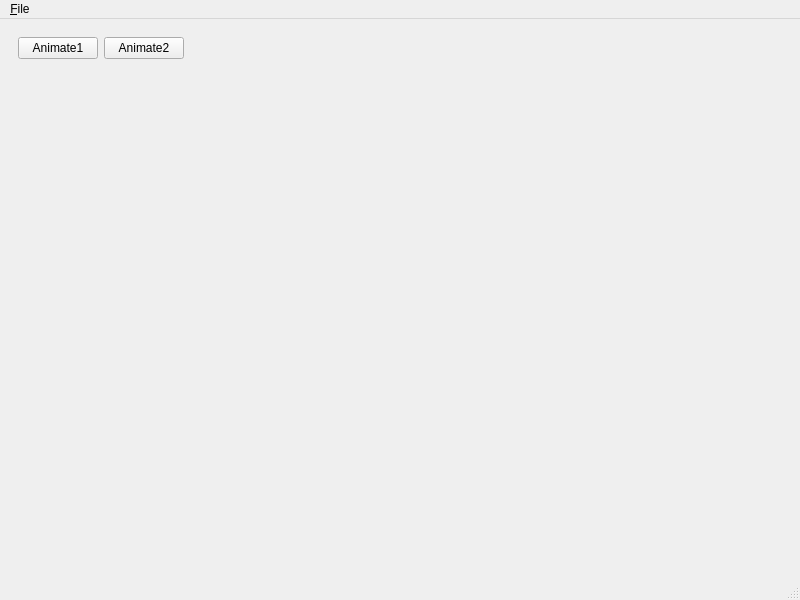
<?xml version="1.0" encoding="UTF-8"?>
<ui version="4.0">
 <class>MainWindow</class>
 <widget class="QMainWindow" name="MainWindow">
  <property name="geometry">
   <rect>
    <x>0</x>
    <y>0</y>
    <width>800</width>
    <height>600</height>
   </rect>
  </property>
  <property name="windowTitle">
   <string>MainWindow</string>
  </property>
  <widget class="QWidget" name="centralwidget">
   <layout class="QVBoxLayout" name="verticalLayout">
    <item>
     <widget class="QWidget" name="buttonBar" native="true">
      <layout class="QHBoxLayout" name="horizontalLayout">
       <item>
        <widget class="QPushButton" name="button1">
         <property name="text">
          <string>Animate1</string>
         </property>
        </widget>
       </item>
       <item>
        <widget class="QPushButton" name="button2">
         <property name="text">
          <string>Animate2</string>
         </property>
        </widget>
       </item>
       <item>
        <spacer name="horizontalSpacer">
         <property name="orientation">
          <enum>Qt::Horizontal</enum>
         </property>
         <property name="sizeHint" stdset="0">
          <size>
           <width>589</width>
           <height>17</height>
          </size>
         </property>
        </spacer>
       </item>
      </layout>
     </widget>
    </item>
    <item>
     <widget class="OpenGlViewer" name="widget" native="true">
      <property name="sizePolicy">
       <sizepolicy hsizetype="Preferred" vsizetype="Expanding">
        <horstretch>0</horstretch>
        <verstretch>0</verstretch>
       </sizepolicy>
      </property>
     </widget>
    </item>
   </layout>
  </widget>
  <widget class="QMenuBar" name="menubar">
   <property name="geometry">
    <rect>
     <x>0</x>
     <y>0</y>
     <width>800</width>
     <height>23</height>
    </rect>
   </property>
   <widget class="QMenu" name="menuFile">
    <property name="title">
     <string>&amp;File</string>
    </property>
    <addaction name="actionExit"/>
   </widget>
   <addaction name="menuFile"/>
  </widget>
  <widget class="QStatusBar" name="statusbar"/>
  <action name="actionExit">
   <property name="text">
    <string>Exit</string>
   </property>
  </action>
 </widget>
 <customwidgets>
  <customwidget>
   <class>OpenGlViewer</class>
   <extends>QWidget</extends>
   <header>openglviewer.h</header>
   <container>1</container>
   <slots>
    <slot>animate1()</slot>
    <slot>animate2()</slot>
   </slots>
  </customwidget>
 </customwidgets>
 <resources/>
 <connections>
  <connection>
   <sender>actionExit</sender>
   <signal>triggered()</signal>
   <receiver>MainWindow</receiver>
   <slot>close()</slot>
   <hints>
    <hint type="sourcelabel">
     <x>-1</x>
     <y>-1</y>
    </hint>
    <hint type="destinationlabel">
     <x>399</x>
     <y>299</y>
    </hint>
   </hints>
  </connection>
  <connection>
   <sender>button1</sender>
   <signal>pressed()</signal>
   <receiver>widget</receiver>
   <slot>animate1()</slot>
   <hints>
    <hint type="sourcelabel">
     <x>57</x>
     <y>53</y>
    </hint>
    <hint type="destinationlabel">
     <x>399</x>
     <y>324</y>
    </hint>
   </hints>
  </connection>
  <connection>
   <sender>button2</sender>
   <signal>pressed()</signal>
   <receiver>widget</receiver>
   <slot>animate2()</slot>
   <hints>
    <hint type="sourcelabel">
     <x>143</x>
     <y>53</y>
    </hint>
    <hint type="destinationlabel">
     <x>399</x>
     <y>324</y>
    </hint>
   </hints>
  </connection>
 </connections>
</ui>
